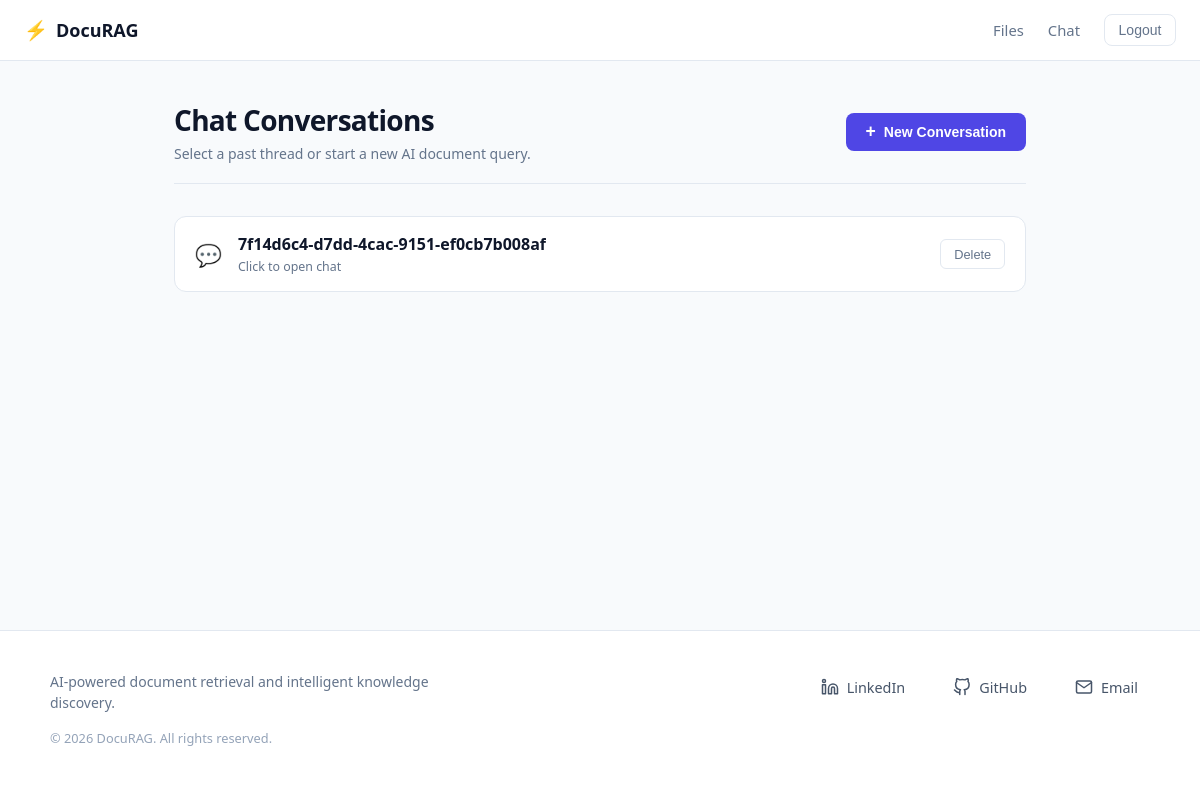
The app's page /chatbot (signed in), older data.
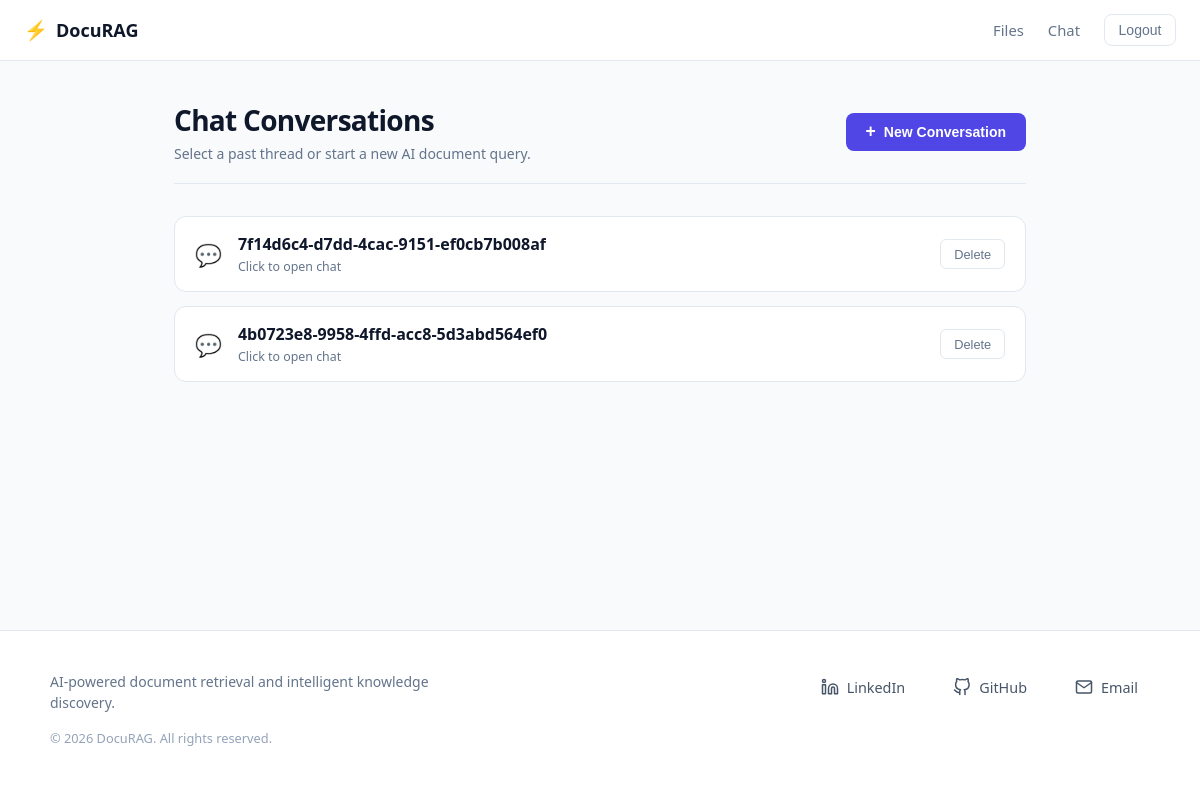
The same page, newer data.
### chatbot/models.py (models this page shows, shortened)
class Conversation(models.Model):
    title = models.CharField(max_length=150, default=genarate_uuid)
    room = models.ForeignKey(ConversationRoom, on_delete=models.CASCADE, related_name="conversations")
    conversations = models.ManyToManyField(Message)
    created_at = models.DateTimeField(auto_now_add=True)
    class Meta:
        ordering = ["created_at"]

### chatbot/views.py (the view)
# urls.py: path('chatbot', views.converstaions_view, name="conversations"),
@login_required(login_url='login')
def converstaions_view(request):
    user_conversations = Conversation.objects.filter(room__user=request.user)
    context = {"conversations": user_conversations}
    return render(request, 'conversations.html', context)

### chatbot/templates/conversations.html (shortened to what this page needs)
{% extends 'main.html' %}
{% load static %}
{% block extra_css %}
    <link rel="stylesheet" href="{% static 'chatbot/conversations.css' %}">
{% endblock %}
{% block content %}
<div class="conversations-container">
    <div class="conversations-header">
        <div class="header-text">
            <h1 class="page-title">Chat Conversations</h1>
            <p class="page-subtitle">Select a past thread or start a new AI document query.</p>
        </div>
        <form action="{% url 'create-conversation' %}" method="post" class="create-conversation-form">
            <button type="submit" class="btn-primary">
                <span class="btn-icon">+</span> New Conversation
            </button>
        </form>
    </div>
    <div class="conversations-grid">
        {% for conversation in conversations %}
            <div class="conversation-card">
                <a href="{% url 'conversation-chat' conversation.pk %}" class="conversation-link">
                    <div class="conversation-icon">💬</div>
                    <div class="conversation-info">
                        <h3 class="conversation-title">{{ conversation.title }}</h3>
                        <span class="conversation-hint">Click to open chat</span>
                    </div>
                </a>
                <form action="{% url 'delete-conversation' conversation.pk %}" method="post" class="delete-form">
                    <button type="submit" class="btn-delete" title="Delete conversation" onclick="return confirm('Are you sure you want to delete this conversation?');">
                        Delete
                    </button>
                </form>
            </div>
        {% empty %}
            <div class="empty-state">
                <div class="empty-icon">💭</div>
                <h3 class="empty-title">No conversations yet</h3>
                <p class="empty-text">Start a new conversation to query your uploaded database files.</p>
            </div>
        {% endfor %}
    </div>
</div>
{% endblock %}

Row changes from the older to the newer data that the page shows:
added Conversation: title "4b0723e8-9958-4ffd-acc8-5d3abd564ef0"
